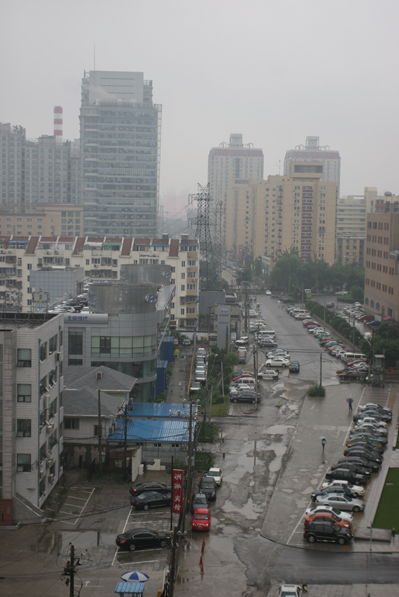
#> input picture superResolution/demo.png, 399 x 597 px
$ python dark.py   (older library calls are emulated)
#> lines starting #> are read from the running program, lines starting #| are printed output that depends on the picture
import cv2
import math
import numpy as np


def DarkChannel(im, sz):
    b, g, r = cv2.split(im)
    dc = cv2.min(cv2.min(r, g), b)
    kernel = cv2.getStructuringElement(cv2.MORPH_RECT, (sz, sz))
    dark = cv2.erode(dc, kernel)
    return dark


def AtmLight(im, dark):
    [h, w] = im.shape[:2]
    imsz = h * w
    numpx = int(max(math.floor(imsz / 1000), 1))
    darkvec = dark.reshape(imsz, 1)
    imvec = im.reshape(imsz, 3)

    indices = darkvec.argsort()
    indices = indices[imsz - numpx::]

    atmsum = np.zeros([1, 3])
    for ind in range(1, numpx):
        atmsum = atmsum + imvec[indices[ind]]

    A = atmsum / numpx
    return A


def TransmissionEstimate(im, A, sz):
    omega = 0.95;
    im3 = np.empty(im.shape, im.dtype)

    for ind in range(0, 3):
        im3[:, :, ind] = im[:, :, ind] / A[0, ind]

    transmission = 1 - omega * DarkChannel(im3, sz)
    return transmission


def Guidedfilter(im, p, r, eps):
    mean_I = cv2.boxFilter(im, cv2.CV_64F, (r, r))
    mean_p = cv2.boxFilter(p, cv2.CV_64F, (r, r))
    mean_Ip = cv2.boxFilter(im * p, cv2.CV_64F, (r, r))
    cov_Ip = mean_Ip - mean_I * mean_p

    mean_II = cv2.boxFilter(im * im, cv2.CV_64F, (r, r))
    var_I = mean_II - mean_I * mean_I

    a = cov_Ip / (var_I + eps)
    b = mean_p - a * mean_I

    mean_a = cv2.boxFilter(a, cv2.CV_64F, (r, r))
    mean_b = cv2.boxFilter(b, cv2.CV_64F, (r, r))

    q = mean_a * im + mean_b
    return q;


def TransmissionRefine(im, et):
    gray = cv2.cvtColor(im, cv2.COLOR_BGR2GRAY)
    gray = np.float64(gray) / 255
    r = 60
    eps = 0.0001
    t = Guidedfilter(gray, et, r, eps)

    return t


def Recover(im, t, A, tx=0.1):
    res = np.empty(im.shape, im.dtype)
    t = cv2.max(t, tx)

    for ind in range(0, 3):
        res[:, :, ind] = (im[:, :, ind] - A[0, ind]) / t + A[0, ind]

    return res


if __name__ == '__main__':
    import sys
    try:
        fn = sys.argv[1]
    except:
        fn = 'demo.png'

    def nothing(*argv):
        pass

    src = cv2.imread(fn)
#> src is the input picture: shape (597, 399, 3); mean B, G, R 124.7, 126, 125.7
    I = src.astype('float64') / 255
    dark = DarkChannel(I, 15)
#> in DarkChannel, `dark = cv2.erode(dc, kernel)`:
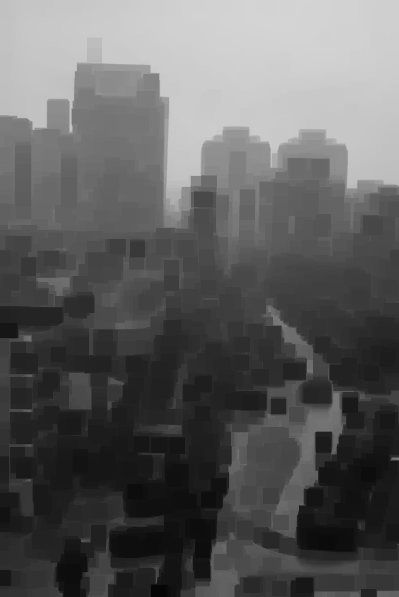
#> dark: shape (597, 399) float64; min 0.0235, max 0.831, mean 0.37
    A = AtmLight(I, dark)
#> in AtmLight, `indices = indices[imsz - numpx::]`: indices = 238 values from 0 to 0
#> the loop in AtmLight, `for ind in range(1, numpx):` made 237 passes
#> atmsum on passes 1 to 3: [[0.769, 0.761, 0.761]], [[1.54, 1.52, 1.52]], [[2.31, 2.28, 2.28]]
#> after the loop in AtmLight, `for ind in range(1, numpx):`: atmsum = [[182.2, 180.3, 180.3]]
#> in AtmLight, `A = atmsum / numpx`: A = [[0.765, 0.758, 0.758]]
#> A = [[0.765, 0.758, 0.758]]
    te = TransmissionEstimate(I, A, 15)
#> after the loop in TransmissionEstimate, `for ind in range(0, 3):`:
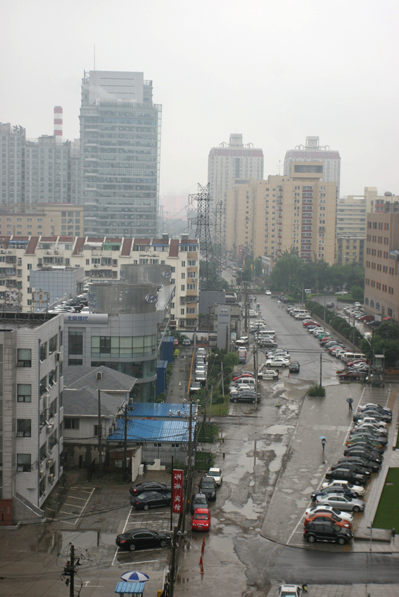
#> im3: shape (597, 399, 3) float64; mean B, G, R 0.639, 0.652, 0.651; drawn with min black and max white
    t = TransmissionRefine(src, te)
    J = Recover(I, t, A, 0.1)
#> in Recover, `t = cv2.max(t, tx)`:
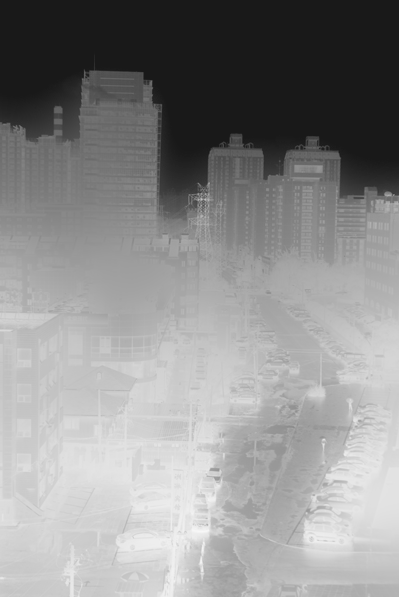
#> t: shape (597, 399) float64; min 0.1, max 0.974, mean 0.554
#> after the loop in Recover, `for ind in range(0, 3):`:
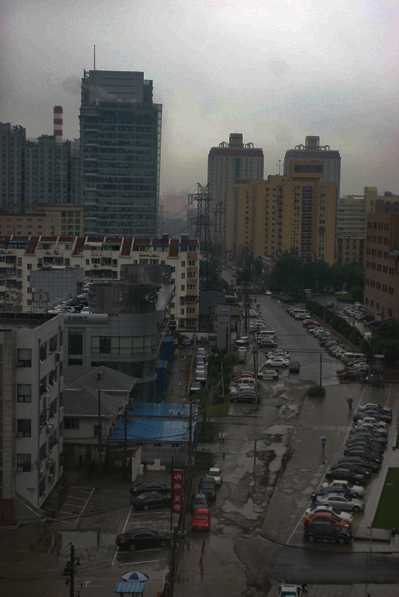
#> res: shape (597, 399, 3) float64; mean B, G, R 0.456, 0.469, 0.467; drawn with min black and max white
    arr = np.hstack((I, J))
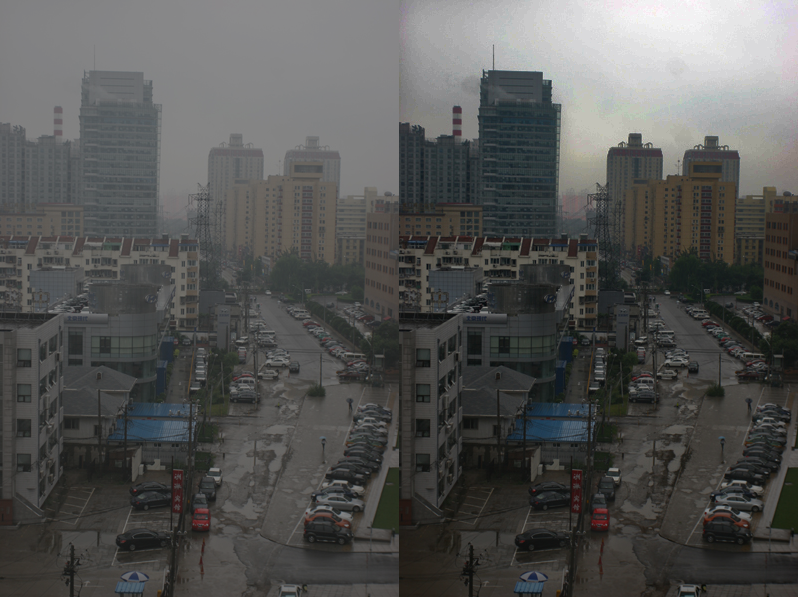
#> arr: shape (597, 798, 3) float64; mean B, G, R 0.472, 0.482, 0.48; drawn with min black and max white
    cv2.imshow("contrast", arr)
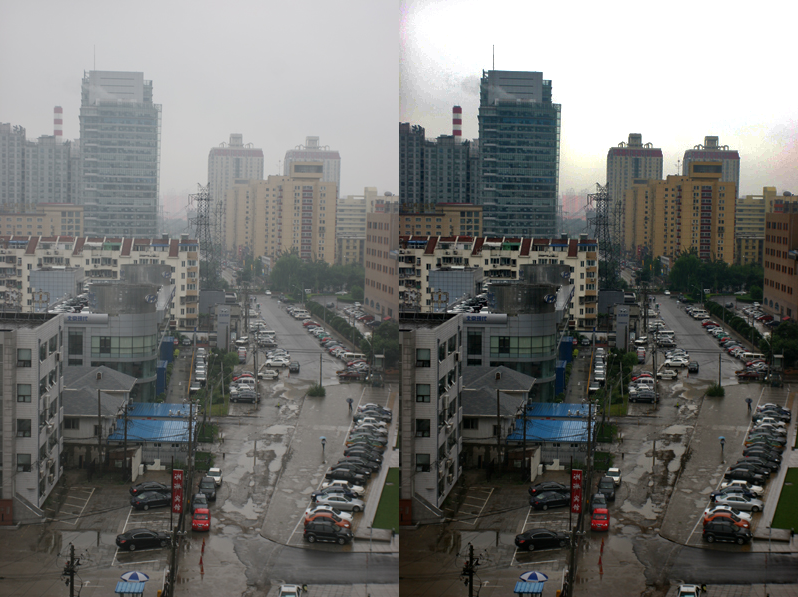
#> window 'contrast': shape (597, 798, 3); mean B, G, R 114.2, 116.4, 116
    cv2.imwrite("dehaze.png", J * 255)
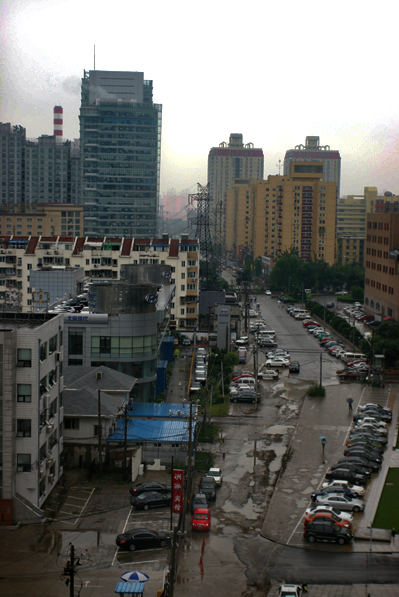
#> saved as dehaze.png: shape (597, 399, 3); mean B, G, R 104.1, 107.3, 106.7
    cv2.imwrite("contrast.png", arr * 255)
    cv2.waitKey()
